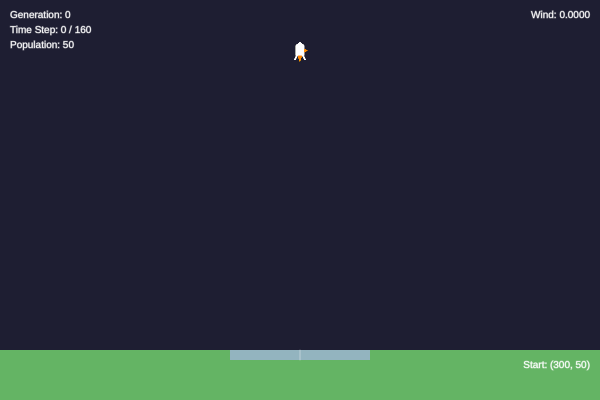
Frame 1 (no input)
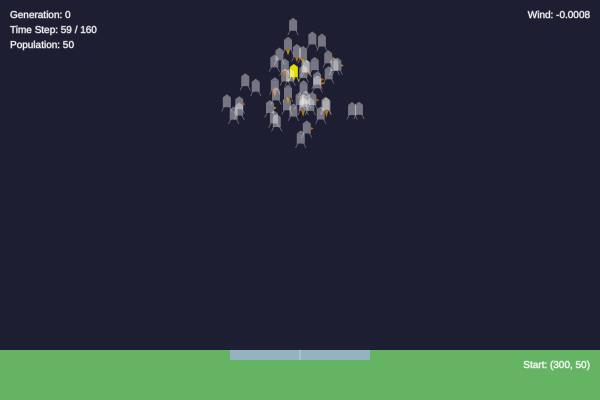
Frame 60 (no input)
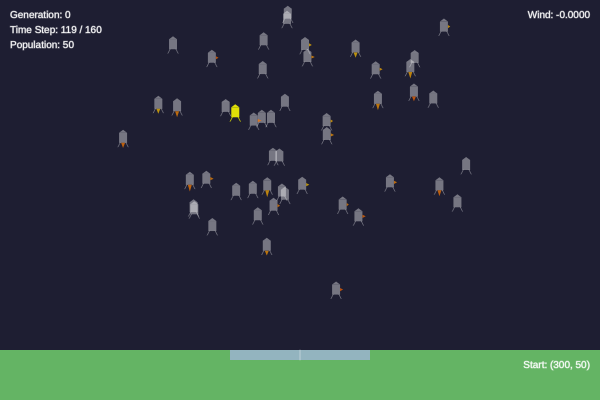
Frame 120 (the mouse pressed at the canvas centre since frame 60)

The p5.js sketch that drew these frames (run headless with seeded random() and noise() and a simulated clock; from frame 60 on, the mouse is pressed at the canvas centre):

// p5.js sketch
// ── sketch.js
// --- Tham số môi trường ---
let gravity = 0.05;
let wind = 0;
let groundY;
let landingZone;
let maxWindVariation = 0.0003;
let safeVy = 2.0;
let safeVx = 1.2;

// --- Trạng thái mô phỏng ---
let timeStep = 0;
let generation = 0;
let simulationRunning = true;
let commonStartPos = {}; // Lưu vị trí bắt đầu chung để hiển thị

// --- Tham số Thuật toán Di truyền (GA) ---
const populationSize = 50;
const chromosomeLength = 160;
const mutationRate = 0.05;
const elitismCount = 2;
const actions = ["NONE", "UP", "LEFT", "RIGHT", ]; // 0, 1, 2, 3

// --- Lịch sử Fitness ---
let bestFitnessHistory = [];
let avgFitnessHistory = [];
let maxHistory = 100;

function setup() {
    createCanvas(600, 400);
    groundY = height - 50;
    landingZone = { x: width / 2 - 70, w: 140 };

    // Khởi tạo quần thể từ gp.js
    initializePopulation();
    // Reset lần đầu và lấy vị trí bắt đầu chung
    commonStartPos = resetSimulationForNewGeneration(width, height);

    console.log(
        `Generation ${generation} initialized. Starting at (${commonStartPos.startX.toFixed(
            0
        )}, ${commonStartPos.startY.toFixed(0)})`
    );
}

function draw() {
    background(30, 30, 50);
    drawGround();
    drawLandingZone();
    drawInfo(); // Vẽ thông tin trước đồ thị
    drawFitnessGraph(); // Vẽ đồ thị fitness

    // --- Cập nhật gió ---
    let windVariation = random(-maxWindVariation, maxWindVariation);
    wind += windVariation;
    wind = constrain(wind, -0.04, 0.04);

    // --- Chạy mô phỏng & Vẽ ---
    if (simulationRunning) {
        // Chạy 1 bước mô phỏng từ gp.js, truyền các tham số cần thiết
        runSimulationStep(
            wind,
            timeStep,
            gravity,
            groundY,
            landingZone,
            safeVx,
            safeVy
        );

        // Vẽ quần thể từ mảng population trong gp.js
        drawPopulation();

        timeStep++;

        // --- Kiểm tra kết thúc thế hệ ---
        let allDone = population.every((ind) => !ind.isAlive); // Kiểm tra xem tất cả cá thể đã dừng chưa
        if (timeStep >= chromosomeLength || allDone) {
            console.log(
                `Generation ${generation} finished simulation at step ${timeStep}. All done: ${allDone}`
            );

            // Tính fitness từ gp.js
            let fitnessResults = calculateFitnessAll(
                landingZone,
                groundY,
                safeVx,
                safeVy
            );

            // Lưu lịch sử fitness
            if (bestFitnessHistory.length > maxHistory)
                bestFitnessHistory.shift();
            if (avgFitnessHistory.length > maxHistory)
                avgFitnessHistory.shift();
            // Chỉ push nếu kết quả hợp lệ
            if (isFinite(fitnessResults.best))
                bestFitnessHistory.push(fitnessResults.best);
            if (isFinite(fitnessResults.avg))
                avgFitnessHistory.push(fitnessResults.avg);

            // Tiến hóa quần thể từ gp.js
            evolvePopulation();

            // Reset cho thế hệ mới và lấy điểm bắt đầu mới (nếu có thay đổi)
            timeStep = 0; // Reset timeStep
            commonStartPos = resetSimulationForNewGeneration(width, height);
            generation++;
            simulationRunning = true; // Đảm bảo chạy lại
            console.log(
                `Generation ${generation} started. Starting at (${commonStartPos.startX.toFixed(
                    0
                )}, ${commonStartPos.startY.toFixed(0)})`
            );
        }
    } else {
        // Nếu cần xử lý gì đó khi toàn bộ quá trình dừng hẳn
        drawPopulation(); // Vẫn vẽ trạng thái cuối
    }
}

// --- Các hàm vẽ Helper ---
function drawGround() {
    fill(100, 180, 100);
    noStroke();
    rect(0, groundY, width, height - groundY);
}

function drawLandingZone() {
    fill(180, 180, 255, 150);
    noStroke();
    rect(landingZone.x, groundY, landingZone.w, 10);
    stroke(255, 255, 255, 100);
    line(
        landingZone.x + landingZone.w / 2,
        groundY,
        landingZone.x + landingZone.w / 2,
        groundY + 10
    );
}

function drawPopulation() {
    // Truy cập mảng population từ gp.js để vẽ
    for (let i = 0; i < population.length; i++) {
        // Vẽ lander của cá thể này và dấu X nếu rơi
        let ind = population[i];
        ind.lander.draw(
            i === 0
                ? color(255, 255, 0, 220)
                : ind.isAlive
                ? color(255, 255, 255, 100)
                : color(150, 150, 150, 50)
        );
        if (!ind.isAlive && ind.status !== "SUCCESS") {
            return; // ko vẽ gì thêm nếu đã rơi vì vẽ rối mắt quá! :( 
            //   push();
            //   translate(ind.lander.x, ind.lander.y);
            //   stroke(255,0,0,150);
            //   strokeWeight(2);
            //   line(-5,-5, 5,5);
            //   line(-5,5, 5,-5);
            //   pop();
        }
    }
}

function drawInfo() {
    fill(255);
    textSize(10);
    textAlign(LEFT, TOP);
    text(`Generation: ${generation}`, 10, 10);
    text(`Time Step: ${timeStep} / ${chromosomeLength}`, 10, 25);
    text(`Population: ${populationSize}`, 10, 40);
    // Lấy best fitness từ quần thể đã sắp xếp
    if (
        population.length > 0 &&
        population[0].fitness !== -Infinity &&
        isFinite(population[0].fitness)
    ) {
        text(`Best Fitness: ${population[0].fitness.toFixed(0)}`, 10, 70);
    } else if (bestFitnessHistory.length > 0) {
        // Hiển thị best fitness cuối cùng từ history nếu quần thể chưa có fitness hợp lệ
        text(`Last Best Fit: ${bestFitnessHistory[bestFitnessHistory.length - 1].toFixed(0)}`, 10, 70);
    }

    textAlign(RIGHT, TOP);
    text(`Wind: ${wind.toFixed(4)}`, width - 10, 10);
    // Hiển thị vị trí bắt đầu chung của thế hệ này
    if (commonStartPos.startX !== undefined) {
        text(`Start: (${commonStartPos.startX.toFixed(0)}, ${commonStartPos.startY.toFixed(0)})`,width - 10,height - 40);
    }
}

function drawFitnessGraph() {
    let graphX = 30,
        graphY = height - 300,
        graphW = maxHistory * 1.5 > width - 20 ? width - 20 : maxHistory * 1.5,
        graphH = 60;

    let allFitnessValues = [...bestFitnessHistory, ...avgFitnessHistory].filter((f) => isFinite(f)); // Lọc bỏ giá trị không hợp lệ
    if (allFitnessValues.length === 0) return; // Chưa có dữ liệu hợp lệ

    let currentMax = Math.max(...allFitnessValues);
    let currentMin = Math.min(...allFitnessValues);

    if (currentMin >= currentMax) currentMax = currentMin + 1;

    // --- Vẽ khung và trục ---
    push(); // Sử dụng push/pop để giới hạn style
    translate(graphX, graphY); // Dịch chuyển gốc tọa độ để vẽ dễ hơn
    stroke(255, 100);
    noFill();
    rect(0, 0, graphW, graphH);

    // --- Vẽ đường Best Fitness ---
    stroke(100, 255, 100); // Xanh lá
    noFill();
    beginShape();
    for (let i = 0; i < bestFitnessHistory.length; i++) {
        if (!isFinite(bestFitnessHistory[i])) continue; // Bỏ qua nếu không hợp lệ
        let x = map(i, 0, Math.max(1, bestFitnessHistory.length - 1), 0, graphW);
        let y = map(bestFitnessHistory[i], currentMin, currentMax, graphH, 0); // Trục Y ngược
        vertex(x, constrain(y, 0, graphH));
    }
    endShape();

    // --- Vẽ đường Average Fitness ---
    stroke(255, 255, 100); // Vàng
    noFill();
    beginShape();
    for (let i = 0; i < avgFitnessHistory.length; i++) {
        if (!isFinite(avgFitnessHistory[i])) continue; // Bỏ qua nếu không hợp lệ
        let x = map(i, 0, Math.max(1, avgFitnessHistory.length - 1), 0, graphW);
        let y = map(avgFitnessHistory[i], currentMin, currentMax, graphH, 0);
        vertex(x, constrain(y, 0, graphH));
    }
    endShape();

    // --- Vẽ nhãn trục Y ---
    fill(200);
    noStroke();
    textSize(9);
    textAlign(RIGHT, BOTTOM);
    text(currentMax.toFixed(0), -2, 5); // Gần đỉnh
    textAlign(RIGHT, TOP);
    text(currentMin.toFixed(0), -2, graphH - 5); // Gần đáy

    pop(); // Khôi phục hệ tọa độ
}

// ── gp.js
// --- Quần thể ---
let population = [];

// --- Lớp Individual ---
class Individual {
    constructor(chromosome = null) {
        this.lander = new Lander(); // Lander sẽ được reset đúng vị trí sau
        if (chromosome) {
            this.chromosome = chromosome;
        } else {
            this.chromosome = [];
            for (let i = 0; i < chromosomeLength; i++) {
                this.chromosome.push(floor(random(actions.length)));
            }
        }
        this.fitness = -Infinity;
        this.isAlive = true;
        this.status = 'RUNNING';
        this.timeTaken = chromosomeLength;
        this.finalState = null;
    }

    // Tính điểm fitness dựa trên kết quả mô phỏng và môi trường
    calculateFitness(landingZone, groundY, safeVx, safeVy) {
        if (this.finalState === null) {
            this.fitness = -20000 - Math.max(0, this.lander.y - groundY) * 5; // Phạt nặng nếu chưa kết thúc
            return;
        }

        let fitnessScore = 0;
        let final = this.finalState;

        if (this.status === 'SUCCESS') {
            fitnessScore = 10000;
            let speedFactor = 1 / (1 + Math.abs(final.vx) + Math.abs(final.vy));
            fitnessScore += 5000 * speedFactor;
            fitnessScore -= this.timeTaken * 5;
            let targetX = landingZone.x + landingZone.w / 2;
            let distanceToCenter = Math.abs(final.x - targetX);
            fitnessScore += 1000 / (1 + distanceToCenter);

        } else { // CRASHED_GROUND hoặc CRASHED_OOB
            fitnessScore = -10000;
            let targetX = landingZone.x + landingZone.w / 2;
            let targetY = groundY;
            let distanceToTarget = dist(final.x, final.y, targetX, targetY);
            fitnessScore -= distanceToTarget * 15;
            fitnessScore -= (Math.abs(final.vx) + Math.abs(final.vy)) * 25;

            if (this.status === 'CRASHED_OOB') {
                fitnessScore -= 5000;
            } else if (this.status === 'CRASHED_GROUND') {
                let inZone = final.x > landingZone.x && final.x < landingZone.x + landingZone.w;
                if (inZone) {
                    fitnessScore += 500; // Thưởng nhỏ vì rơi đúng khu vực
                }
            }
        }
        this.fitness = fitnessScore;
    }

    // Reset trạng thái cho thế hệ mới VỚI ĐIỂM XUẤT PHÁT CHUNG
    reset(startX, startY, startVX, startVY) {
        this.lander.reset(startX, startY, startVX, startVY);
        this.fitness = -Infinity;
        this.isAlive = true;
        this.status = 'RUNNING';
        this.timeTaken = chromosomeLength;
        this.finalState = null;
    }
}

// --- Các hàm GA ---

function initializePopulation() {
    population = [];
    for (let i = 0; i < populationSize; i++) {
        population.push(new Individual());
    }
}

// Chạy một bước mô phỏng cho cả quần thể, nhận các tham số môi trường
function runSimulationStep(currentWind, currentTimeStep, gravityForce, groundY, landingZone, safeVx, safeVy) {
    for (let i = 0; i < population.length; i++) {
        let ind = population[i];
        if (ind.isAlive) {
            let actionIndex = ind.chromosome[currentTimeStep];
            ind.lander.applyAction(actionIndex);
            ind.lander.applyGravity(gravityForce); // Truyền trọng lực
            ind.lander.applyWind(currentWind);   // Truyền gió
            ind.lander.update();
            // Truyền các tham số môi trường cần thiết cho checkStatus
            let status = ind.lander.checkStatus(groundY, landingZone, safeVx, safeVy);

            if (status !== 'RUNNING') {
                if (status === 'SUCCESS') {
                    ind.fitness += 5000; // Thưởng cho thành công
                }
                ind.isAlive = false;
                ind.status = status;
                ind.timeTaken = currentTimeStep + 1;
                ind.finalState = { x: ind.lander.x, y: ind.lander.y, vx: ind.lander.vx, vy: ind.lander.vy };
            } 
        }
    }
}

// Tính Fitness cho toàn bộ quần thể, nhận các tham số môi trường
function calculateFitnessAll(landingZone, groundY, safeVx, safeVy) {
    let totalFitness = 0;
    let bestFitness = -Infinity;
    for (let i = 0; i < population.length; i++) {
        // Truyền tham số môi trường vào hàm tính fitness của cá thể
        population[i].calculateFitness(landingZone, groundY, safeVx, safeVy);
        totalFitness += population[i].fitness;
        if(population[i].fitness > bestFitness) {
             bestFitness = population[i].fitness;
        }
    }
    population.sort((a, b) => b.fitness - a.fitness); // Sắp xếp để lấy elite và best fitness
    let avgFitness = totalFitness / populationSize;
    return { best: population[0].fitness, avg: avgFitness }; // Trả về fitness tốt nhất và trung bình
}

function evolvePopulation() {
    let newPopulation = [];
    // 1. Elitism
    for (let i = 0; i < elitismCount; i++) {
        newPopulation.push(new Individual(population[i].chromosome));
    }
    // 2. Crossover & Mutation
    for (let i = elitismCount; i < populationSize; i++) {
        let parent1 = tournamentSelection();
        let parent2 = tournamentSelection();
        let childChromosome = crossover(parent1.chromosome, parent2.chromosome);
        mutate(childChromosome);
        newPopulation.push(new Individual(childChromosome));
    }
    population = newPopulation;
}

function tournamentSelection() {
    let tournamentSize = 5;
    let bestInd = null;
    for (let i = 0; i < tournamentSize; i++) {
        let randomInd = random(population); // p5.js random(array)
        if (bestInd === null || randomInd.fitness > bestInd.fitness) {
            bestInd = randomInd;
        }
    }
    return bestInd;
}

function crossover(chromo1, chromo2) {
    let newChromo = [];
    let crossoverPoint = floor(random(1, chromosomeLength - 1));
    for (let i = 0; i < chromosomeLength; i++) {
        newChromo.push(i < crossoverPoint ? chromo1[i] : chromo2[i]);
    }
    return newChromo;
}

function mutate(chromosome) {
    for (let i = 0; i < chromosomeLength; i++) {
        if (random() < mutationRate) {
            let currentAction = chromosome[i];
            let newAction;
            do {
                newAction = floor(random(actions.length));
            } while (newAction === currentAction && actions.length > 1);
            chromosome[i] = newAction;
        }
    }
}

// Reset mô phỏng cho thế hệ mới, trả về điểm xuất phát chung
function resetSimulationForNewGeneration(canvasWidth, canvasHeight) {
    // Đặt điểm xuất phát chung
    let startX = canvasWidth / 2;
    let startY = 50;
    let startVX = 0;
    let startVY = 0.5;

    // Reset từng cá thể với điểm xuất phát chung
    for (let i = 0; i < population.length; i++) {
        population[i].reset(startX, startY, startVX, startVY);
    }
    return { startX, startY, startVX, startVY }; // Trả về để có thể hiển thị nếu cần
}
// ── lander.js
class Lander {
    constructor() {
        // Khởi tạo tạm thời, sẽ được reset đúng cách với vị trí chung
        this.size = 10;
        // Gọi reset với giá trị mặc định ban đầu, sẽ bị ghi đè
        this.reset(width / 2 || 400, 50, 0, 0); // Sử dụng width/2 nếu có, nếu không thì mặc định
    }

    // Reset VỚI CÁC THAM SỐ ĐẦU VÀO
    reset(startX, startY, startVX, startVY) {
        this.x = startX;
        this.y = startY;
        this.vx = startVX;
        this.vy = startVY;
        this.actionState = 0; // Reset trạng thái hành động để vẽ
    }

    applyGravity(gravityForce) {
        this.vy += gravityForce;
    }

    applyWind(windForce) {
        this.vx += windForce;
    }

    // Áp dụng lực đẩy dựa trên action index (0:NONE, 1:UP, 2:LEFT, 3:RIGHT)
    applyAction(actionIndex) {
        this.actionState = actionIndex; // Lưu lại để vẽ
        // Các hằng số lực đẩy có thể được định nghĩa ở đây hoặc bên ngoài
        const thrustUpForce = 0.18;
        const thrustSideForce = 0.15;
        switch (actionIndex) {
            case 1: // UP
                this.vy -= thrustUpForce;
                break;
            case 2: // LEFT
                this.vx -= thrustSideForce;
                break;
            case 3: // RIGHT
                this.vx += thrustSideForce;
                break;
            // case 0: NONE - không làm gì
        }
    }

    update() {
        this.x += this.vx;
        this.y += this.vy;
    }

    // Kiểm tra trạng thái dựa trên môi trường được truyền vào
    checkStatus(groundY, landingZone, safeVx, safeVy) {
        // 1. Kiểm tra Out Of Bounds (sử dụng p5.js globals width/height)
        if (this.x < -this.size || this.x > width + this.size || this.y < -this.size * 2) {
            return 'CRASHED_OOB';
        }

        // 2. Kiểm tra chạm đất
        if (this.y + this.size / 2 >= groundY) {
            this.y = groundY - this.size / 2; // Đặt lại vị trí ngay trên mặt đất
            let inZone = this.x > landingZone.x && this.x < landingZone.x + landingZone.w;
            let safeSpeed = Math.abs(this.vy) < safeVy && Math.abs(this.vx) < safeVx;

            // Dừng hẳn khi chạm đất để tránh lún/nảy
            this.vx = 0;
            this.vy = 0;

            return (inZone && safeSpeed) ? 'SUCCESS' : 'CRASHED_GROUND';
        }

        return 'RUNNING'; // Nếu không có gì xảy ra
    }

    // Vẽ tàu (có thể nhận màu để phân biệt)
    draw(col = color(255, 150)) {
        push();
        translate(this.x, this.y);
        fill(col);
        noStroke();
        // Thân tàu đơn giản
        rect(-this.size * 0.4, -this.size * 0.5, this.size * 0.8, this.size);
        // Mũi
        triangle(0, -this.size * 0.8, -this.size * 0.4, -this.size * 0.5, this.size * 0.4, -this.size * 0.5);
        // Chân (đơn giản)
        
        stroke(red(col), green(col), blue(col), alpha(col)*0.8);
        strokeWeight(1);
        line(-this.size * 0.3, this.size * 0.5, -this.size * 0.5, this.size * 0.9);
        line(this.size * 0.3, this.size * 0.5, this.size * 0.5, this.size * 0.9);

        // Vẽ lửa đẩy
        if (this.actionState !== 0) {
            fill(255, random(100, 200), 0, 180);
            noStroke();
            let flameBaseY = this.size * 0.5;
            let flameTipY = this.size * 0.9 + random(0, this.size * 0.3);
            let flameSideX = this.size * 0.2;
            if (this.actionState === 2) { // UP -> Lửa dưới
                triangle(0, flameTipY, -flameSideX, flameBaseY, flameSideX, flameBaseY);
            } else if (this.actionState === 3) { // LEFT -> Lửa phải
                triangle(this.size * 0.6 + random(0, this.size*0.2), 0, this.size * 0.4, -flameSideX*0.8, this.size * 0.4, flameSideX*0.8);
            } else if (this.actionState === 4) { // RIGHT -> Lửa trái
                triangle(-this.size * 0.6 - random(0, this.size*0.2), 0, -this.size * 0.4, -flameSideX*0.8, -this.size * 0.4, flameSideX*0.8);
            }
        }
        pop();
    }
}
